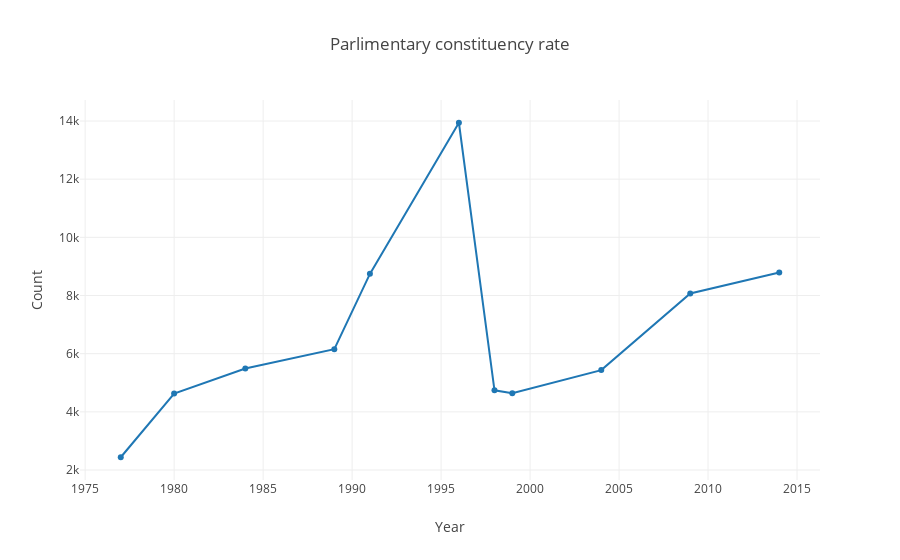

Notebook code cell kept with this figure:
### Markdown cell above
* There is a slight increase in female candidates over the past few elections.

### Code cell
# parlimentary constiuency rate

pc_rate = nl.groupby('year').count()['pc_name'].reset_index(name ='Total')

trace = go.Scatter( x = pc_rate.year,
                  y = pc_rate.Total, 
                  mode = 'lines+markers')
data = [trace]
layout = go.Layout( title = 'Parlimentary constituency rate',
                  xaxis = dict(title = 'Year'),
                  yaxis = dict(title = 'Count'))
fig = go.Figure(data, layout)
iplot(fig)

### Figure 1 — Plotly figure (JSON) as saved in the notebook; plotly's stock layout.template omitted (floating-point values rounded to 4 significant figures)
{"data": [{"mode": "lines+markers", "type": "scatter", "uid": "85d0465d-e4ba-4e34-b9a3-0cd8e0df1dcf", "x": [1977, 1980, 1984, 1989, 1991, 1996, 1998, 1999, 2004, 2009, 2014], "y": [2439, 4629, 5492, 6155, 8744, 13940, 4740, 4642, 5435, 8070, 8794]}], "layout": {"title": {"text": "Parlimentary constituency rate"}, "xaxis": {"title": {"text": "Year"}}, "yaxis": {"title": {"text": "Count"}}}}
